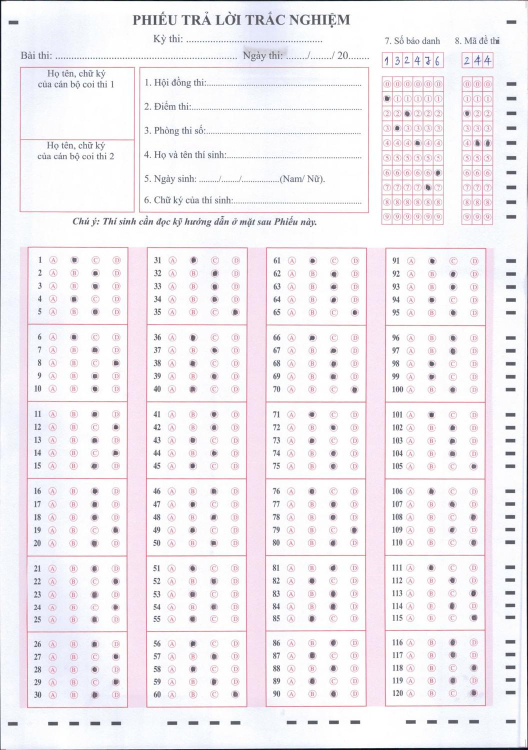
#> input picture test4.jpg, 1056 x 1500 px (shown at 1/2 size)
$ python demo4.py
#> lines starting #> are read from the running program, lines starting #| are printed output that depends on the picture; after the words box and inside, x2 and y2 are one past the last pixel; in counts of white or black regions, pixels touching at a corner belong together
import warnings
import pandas as pd
from matplotlib import pyplot as plt
warnings.filterwarnings('ignore')
from math import ceil
from model import CNN_Model
from collections import defaultdict
import cv2
import imutils

def filter_unique_contours(contours, overlap_threshold=0.5):
    """
    Lọc các contours để loại bỏ những contours trùng nhau.

    Parameters:
    - contours: Danh sách các contours (x, y, w, h).
    - overlap_threshold: Ngưỡng chồng lấn để định nghĩa là trùng (0.0 - 1.0).

    Returns:
    - unique_contours: Danh sách các contours không trùng.
    """
    unique_contours = []

    for i, (x1, y1, w1, h1) in enumerate(contours):
        keep = True
        for x2, y2, w2, h2 in unique_contours:
            # Tính toán phần diện tích chồng lấn
            x_overlap = max(0, min(x1 + w1, x2 + w2) - max(x1, x2))
            y_overlap = max(0, min(y1 + h1, y2 + h2) - max(y1, y2))
            overlap_area = x_overlap * y_overlap

            # Tính diện tích nhỏ hơn giữa hai bounding boxes
            box1_area = w1 * h1
            box2_area = w2 * h2
            min_area = min(box1_area, box2_area)

            # Kiểm tra nếu phần diện tích chồng lấn vượt ngưỡng
            if overlap_area / min_area > overlap_threshold:
                keep = False
                break

        if keep:
            unique_contours.append((x1, y1, w1, h1))
    return unique_contours

def crop_image(img, min_width_sbd=120, max_width_sbd=130, min_height_sbd=290, max_height_sbd=310,
               min_width_mdt=60, max_width_mdt=70, min_height_mdt=290, max_height_mdt=310,
               min_width=190, max_width=210, min_height=900, max_height=1050):
    """
    Cắt các contours không trùng lặp từ ảnh gốc và trả về danh sách ảnh grayscale cùng với tọa độ bounding boxes.
    Lưu ảnh cho các loại SBD và MDT.
    """
    # Chuyển ảnh sang trắng đen để phát hiện viền
    gray_img = cv2.cvtColor(img, cv2.COLOR_BGR2GRAY)

    # Khử nhiễu
    blurred = cv2.GaussianBlur(gray_img, (5, 5), 0)

    # Áp dụng Canny để phát hiện cạnh
    img_canny = cv2.Canny(blurred, 50, 150)

    # Tìm contours
    cnts = cv2.findContours(img_canny.copy(), cv2.RETR_TREE, cv2.CHAIN_APPROX_SIMPLE)
    cnts = imutils.grab_contours(cnts)

    # Lọc các contours theo kích thước và phân loại thành 3 loại (sbd, mdt, và loại khác)
    contours_sbd = [
        cv2.boundingRect(c) for c in cnts
        if min_width_sbd <= cv2.boundingRect(c)[2] <= max_width_sbd and min_height_sbd <= cv2.boundingRect(c)[3] <= max_height_sbd
    ]
    contours_mdt = [
        cv2.boundingRect(c) for c in cnts
        if min_width_mdt <= cv2.boundingRect(c)[2] <= max_width_mdt and min_height_mdt <= cv2.boundingRect(c)[3] <= max_height_mdt
    ]
    contours_general = [
        cv2.boundingRect(c) for c in cnts
        if min_width <= cv2.boundingRect(c)[2] <= max_width and min_height <= cv2.boundingRect(c)[3] <= max_height
    ]

    # Lọc các contours không trùng lặp
    unique_contours_sbd = contours_sbd   #filter_unique_contours(contours_sbd)
    unique_contours_mdt = contours_mdt #filter_unique_contours(contours_mdt)
    unique_contours_general = filter_unique_contours(contours_general)

    # Chuẩn bị kết quả
    result_general = []
    for x, y, w, h in unique_contours_general:
        contour_img = gray_img[y:y + h, x:x + w]
        result_general.append((contour_img, [x, y, w, h]))

    # Lưu ảnh cho SBD và MDT
    result_sbd = []
    for x, y, w, h in unique_contours_sbd:
        contour_img = gray_img[y:y + h, x:x + w]
        result_sbd.append((contour_img, [x, y, w, h]))
        cv2.imwrite('sbd.png', contour_img)  # Lưu ảnh SBD

    result_mdt = []
    for x, y, w, h in unique_contours_mdt:
        contour_img = gray_img[y:y + h, x:x + w]
        result_mdt.append((contour_img, [x, y, w, h]))
        cv2.imwrite('mdt.png', contour_img)  # Lưu ảnh MDT

    # Sắp xếp danh sách theo tọa độ x
    result_general = sorted(result_general, key=lambda item: item[1][0])

    # Trả về danh sách kết quả chung
    return result_general


def process_ans_blocks(ans_blocks):
    """
    this function processes 2 block answer box and returns a list of answers with a length of 200 bubble choices
    :param ans_blocks: a list that includes 2 elements, each element has the format of [image, [x, y, w, h]]
    """
    list_answers = []

    # Loop over each block in ans_blocks
    for ans_block in ans_blocks:
        ans_block_img = np.array(ans_block[0])

        # Ensure the image has a valid shape
        #print("Shape of ans_block_img:", ans_block_img.shape)
        if ans_block_img.shape[0] < 6:
            raise ValueError(f"Image height is too small: {ans_block_img.shape[0]}")

        offset1 = ceil(ans_block_img.shape[0] / 6)

        # Loop over each box in the answer block
        for i in range(6):
            box_img = np.array(ans_block_img[i * offset1:(i + 1) * offset1, :])
            height_box = box_img.shape[0]

            box_img = box_img[14:height_box - 14, :]
            offset2 = ceil(box_img.shape[0] / 5)

            # Loop over each line in a box
            for j in range(5):
                list_answers.append(box_img[j * offset2:(j + 1) * offset2, :])

    return list_answers


def process_list_ans(list_answers):
    list_choices = []
    offset = 44
    start = 32

    for answer_img in list_answers:
        for i in range(4):
            bubble_choice = answer_img[:, start + i * offset:start + (i + 1) * offset]
            bubble_choice = cv2.threshold(bubble_choice, 0, 255, cv2.THRESH_BINARY_INV | cv2.THRESH_OTSU)[1]

            bubble_choice = cv2.resize(bubble_choice, (28, 28), cv2.INTER_AREA)
            bubble_choice = bubble_choice.reshape((28, 28, 1))
            list_choices.append(bubble_choice)

    if len(list_choices) != 480:
        print(len(list_choices))
        raise ValueError("Length of list_choices must be 480")
    return list_choices


# [26 lines left out: functions map_answer, get_answers, not called in this run]


import os
import numpy as np

# [23 lines left out: function saveimg, not called in this run]
def split_and_process_image(image_path, rows, cols, output_dir):
    """
    Cắt hình ảnh thành các ô nhỏ, thay đổi kích thước và xử lý ảnh (nền đen, chữ trắng),
    rồi lưu vào thư mục và trả về danh sách các ô.
    :param image_path: Đường dẫn đến hình ảnh
    :param rows: Số dòng cần chia
    :param cols: Số cột cần chia
    :param output_dir: Thư mục lưu các ô hình ảnh đã xử lý
    :return: Danh sách các ô đã xử lý (mỗi ô là một mảng numpy)
    """
    # Đọc hình ảnh
    img = cv2.imread(image_path)
    if img is None:
        raise ValueError("Không thể đọc hình ảnh, kiểm tra lại đường dẫn.")

    # Tạo thư mục lưu nếu chưa tồn tại
    os.makedirs(output_dir, exist_ok=True)

    # Lấy kích thước ảnh
    height, width, _ = img.shape

    # Tính kích thước của mỗi ô
    cell_height = height // rows
    cell_width = width // cols

    # Danh sách lưu các ô đã xử lý
    cells = []

    # Cắt ảnh theo dòng và cột, xử lý từng ô
    for i in range(rows):
        for j in range(cols):
            # Xác định tọa độ cắt
            start_y = i * cell_height
            end_y = (i + 1) * cell_height
            start_x = j * cell_width
            end_x = (j + 1) * cell_width

            # Cắt ảnh
            cropped_img = img[start_y:end_y, start_x:end_x]

            # Thay đổi kích thước mỗi ô về (28, 28)
            resized_cell = cv2.resize(cropped_img, (28, 28))

            # Chuyển ô thành ảnh đen trắng (grayscale)
            gray_cell = cv2.cvtColor(resized_cell, cv2.COLOR_BGR2GRAY)

            # Đảo ngược ảnh để nền đen và chữ trắng
            inverted_cell = cv2.bitwise_not(gray_cell)

            # Thêm kênh đơn (1) để có kích thước (28, 28, 1)
            inverted_cell = inverted_cell[..., np.newaxis]

            # Lưu ô vào thư mục
            cell_filename = os.path.join(output_dir, f"cell_{i}_{j}.png")
            cv2.imwrite(cell_filename, inverted_cell.squeeze())  # .squeeze() để loại bỏ kênh đơn

            # Thêm ô vào danh sách
            cells.append(inverted_cell)

    # Kiểm tra số lượng ô đã cắt (nên là rows * cols)
    if len(cells) != rows * cols:
        print(len(cells))
        raise ValueError(f"Số lượng ô cắt phải là {rows * cols}.")

    return cells


# Hàm nhận diện với mô hình CNN và xây dựng ma trận 10xN
def recognize_cells_with_cnn(cells, matrix_rows, matrix_cols):
    """
    Dùng mô hình CNN để nhận diện các ảnh cắt, xây dựng ma trận và trả về chuỗi số kết hợp từ các cột của ma trận.
    :param cells: Danh sách các ô hình ảnh (mảng numpy kích thước (28, 28, 1)), tổng cộng matrix_rows * matrix_cols ô.
    :param matrix_rows: Số dòng của ma trận kết quả.
    :param matrix_cols: Số cột của ma trận kết quả.
    :return: Chuỗi số kết hợp từ các cột của ma trận.
    """
    # Tải mô hình CNN đã huấn luyện
    model = CNN_Model('weight.h5').build_model(rt=True)

    # Tạo ma trận có kích thước (matrix_rows, matrix_cols) để lưu các vị trí (ban đầu tất cả là 0)
    matrix = np.zeros((matrix_rows, matrix_cols), dtype=int)

    # Chuyển các ô thành định dạng mà mô hình CNN có thể xử lý
    cells = np.array(cells)

    # Dự đoán với mô hình CNN
    scores = model.predict_on_batch(cells / 255.0)  # Đưa ảnh về phạm vi [0, 1]

    # Xử lý kết quả dự đoán và cập nhật ma trận
    for idx, score in enumerate(scores):
        row = idx // matrix_cols  # Xác định dòng (mỗi dòng có matrix_cols ảnh)
        col = idx % matrix_cols   # Xác định cột (mỗi dòng có matrix_cols ảnh, cột từ 0 đến matrix_cols-1)

        # score [unchoiced_cf, choiced_cf]
        if score[1] > 0.9:  # Nếu confidence cho chọn là tô lớn hơn 0.9
            matrix[row, col] = 1  # Đánh dấu vào ma trận (1 là tô, 0 là không tô)

    # Đọc ma trận theo cột và xây dựng chuỗi số
    final_string = ""
    for col in range(matrix_cols):  # Duyệt qua các cột
        for row in range(matrix_rows):  # Duyệt qua các dòng
            if matrix[row, col] == 1:
                final_string += str(row)  # Nếu ô được tô, thêm vào chuỗi

    return final_string

# [27 lines left out: function score, not called in this run]

if __name__ == '__main__':
    img = cv2.imread('test4.jpg')
#> img is the input picture: shape (1500, 1056, 3); mean B, G, R 242.3, 238.3, 242.4
    list_ans_boxes = crop_image(img)
#> in crop_image, `img_canny = cv2.Canny(blurred, 50, 150)`:
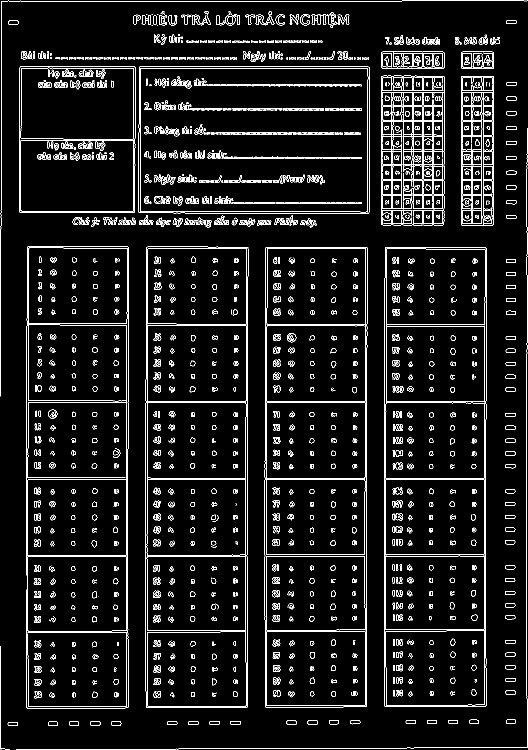
#> img_canny: shape (1500, 1056) (shown at 1/2 size); 6.4% white in thin lines or dots
#> in crop_image, `cnts = cv2.findContours(img_canny.copy(), cv2.RETR_TREE, cv2.CHAIN_APP..`: cnts = 3495 contours, 1863 with area under 20; largest, box (x1, y1, x2, y2) and area: (291, 493, 497, 1416) 187227, (291, 493, 497, 1416) 187222, (529, 494, 735, 1415) 186764, (768, 494, 974, 1414) 186370, (768, 494, 974, 1414) 186366
#> in crop_image, `contours_sbd = [ cv2.boundingRect(c) for c in cnts if min_width_sbd <=..`: contours_sbd = [(762, 151, 127, 300), (762, 151, 127, 300)]
#> in crop_image, `contours_mdt = [ cv2.boundingRect(c) for c in cnts if min_width_mdt <=..`: contours_mdt = [(922, 152, 66, 299)]
#> in crop_image, `contours_general = [ cv2.boundingRect(c) for c in cnts if min_width <=..`: contours_general = [(768, 494, 206, 920), (768, 494, 206, 920), (529, 494, 206, 921), (529, 494, 206, 921), (291, 493, 206, 923), (291, 493, 206, 923), (52, 492, 206, 925)]
#> in crop_image, `unique_contours_sbd = contours_sbd`: unique_contours_sbd = [(762, 151, 127, 300), (762, 151, 127, 300)]
#> in crop_image, `unique_contours_mdt = contours_mdt`: unique_contours_mdt = [(922, 152, 66, 299)]
#> the loop in filter_unique_contours, `for i, (x1, y1, w1, h1) in enumerate(contours):` made 7 passes
#> (x1, y1, h1) on passes 1 to 7: (768, 494, 920), (768, 494, 920), (529, 494, 921), (529, 494, 921), (291, 493, 923), (291, 493, 923), (52, 492, 925)
#> after the loop in filter_unique_contours, `for i, (x1, y1, w1, h1) in enumerate(contours):`: unique_contours = [(768, 494, 206, 920), (529, 494, 206, 921), (291, 493, 206, 923), (52, 492, 206, 925)]
#> in crop_image, `unique_contours_general = filter_unique_contours(contours_general)`: unique_contours_general has the same summary as unique_contours in filter_unique_contours
#> the loop in crop_image, `for x, y, w, h in unique_contours_general:` made 4 passes
#> after the loop in crop_image, `for x, y, w, h in unique_contours_general:`: result_general = 4 items
#> the loop in crop_image, `for x, y, w, h in unique_contours_sbd:` made 2 passes
#> pass 1, in crop_image, `contour_img = gray_img[y:y + h, x:x + w]`:
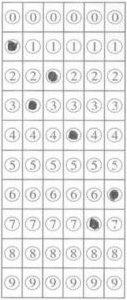
#> contour_img: shape (300, 127); min 76, max 255, mean 230.9
#> after the loop in crop_image, `for x, y, w, h in unique_contours_sbd:`: result_sbd = 2 items
#> the loop in crop_image, `for x, y, w, h in unique_contours_mdt:` made 1 pass
#> pass 1, in crop_image, `contour_img = gray_img[y:y + h, x:x + w]`:
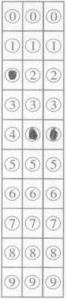
#> contour_img: shape (299, 66); min 83, max 255, mean 228.4
#> after the loop in crop_image, `for x, y, w, h in unique_contours_mdt:`: result_mdt = 1 item
#> list_ans_boxes = 4 items
    list_ans = process_ans_blocks(list_ans_boxes)
#> the loop in process_ans_blocks, `for ans_block in ans_blocks:` made 4 passes
#> offset1 on passes 1 to 4: 155, 154, 154, 154
#> pass 1, in process_ans_blocks, `ans_block_img = np.array(ans_block[0])`:
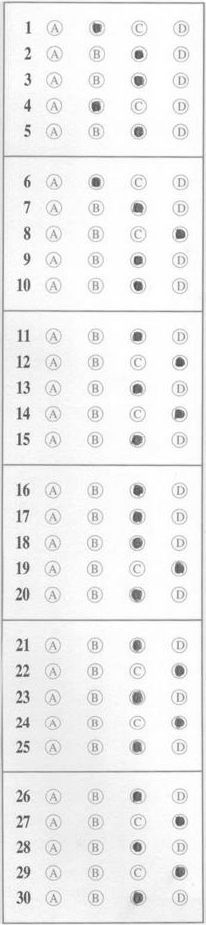
#> ans_block_img: shape (925, 206); min 65, max 255, mean 238.5
#> after the loop in process_ans_blocks, `for ans_block in ans_blocks:`: list_answers = 120 items
#> list_ans = 120 items
    list_ans = process_list_ans(list_ans)
#> the loop in process_list_ans, `for answer_img in list_answers:` made 120 passes
#> after the loop in process_list_ans, `for answer_img in list_answers:`: list_choices = 480 items
#> list_ans = 480 items
    temp1 = split_and_process_image('sbd.png',10, 6,'sbd')
#> after the loop in split_and_process_image, `for i in range(rows):`:
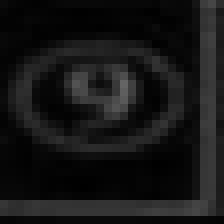
#> inverted_cell: shape (28, 28, 1) (shown 8 times larger); min 0, max 100, mean 21.4
#> after the loop in split_and_process_image, `for i in range(rows):`: cells = 60 items
#> temp1 = 60 items
    temp2 = split_and_process_image('mdt.png', 10, 3, 'mdt')
#> call 2 of split_and_process_image, with image_path = 'mdt.png', rows = 10, cols = 3, output_dir = 'mdt'
#> after the loop in split_and_process_image (call 2), `for i in range(rows):`:
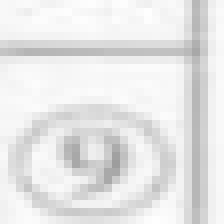
#> gray_cell: shape (28, 28) (shown 8 times larger); min 157, max 254, mean 230.6
#> after the loop in split_and_process_image (call 2), `for i in range(rows):`:
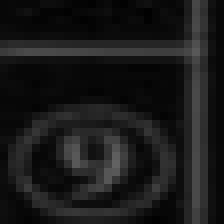
#> inverted_cell: shape (28, 28, 1) (shown 8 times larger); min 1, max 98, mean 24.4
#> after the loop in split_and_process_image (call 2), `for i in range(rows):`: cells = 30 items
#> temp2 = 30 items
    sbd = recognize_cells_with_cnn(temp1, 10, 6)
#> (the run stopped early here; a loop or call above may not have finished)
